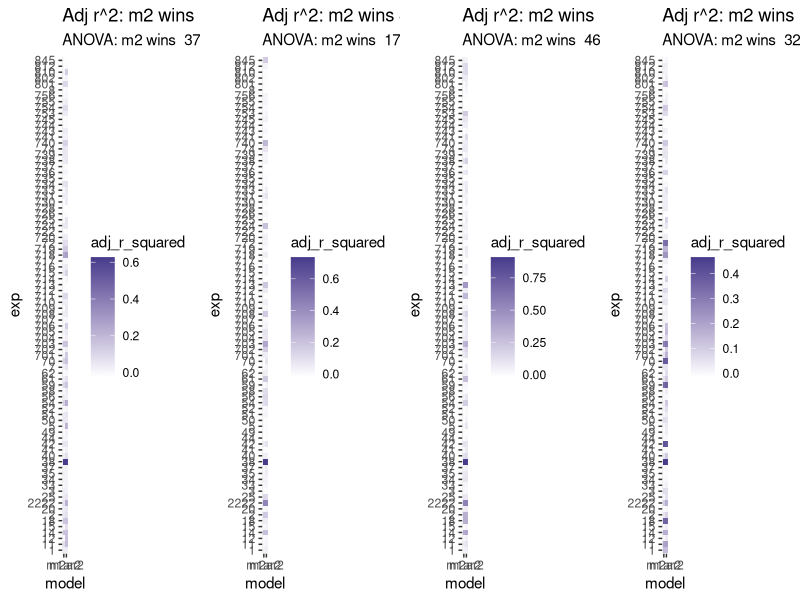
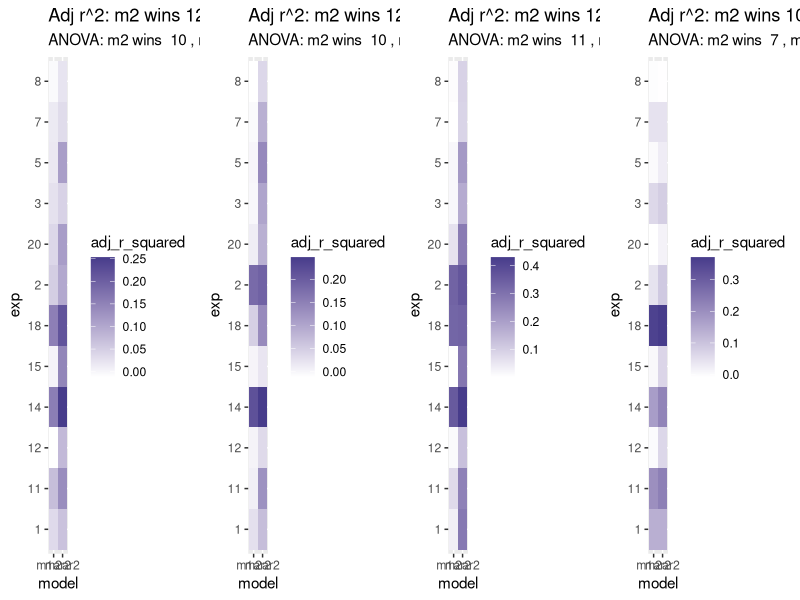
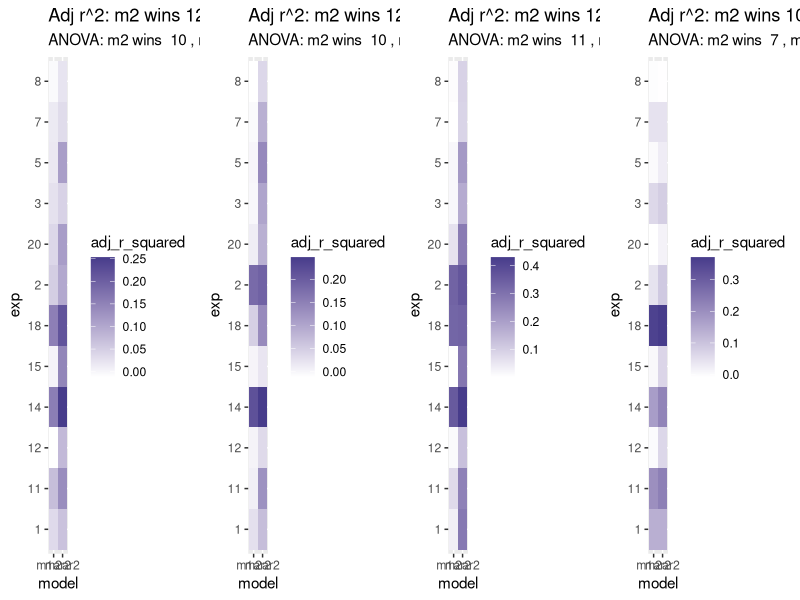
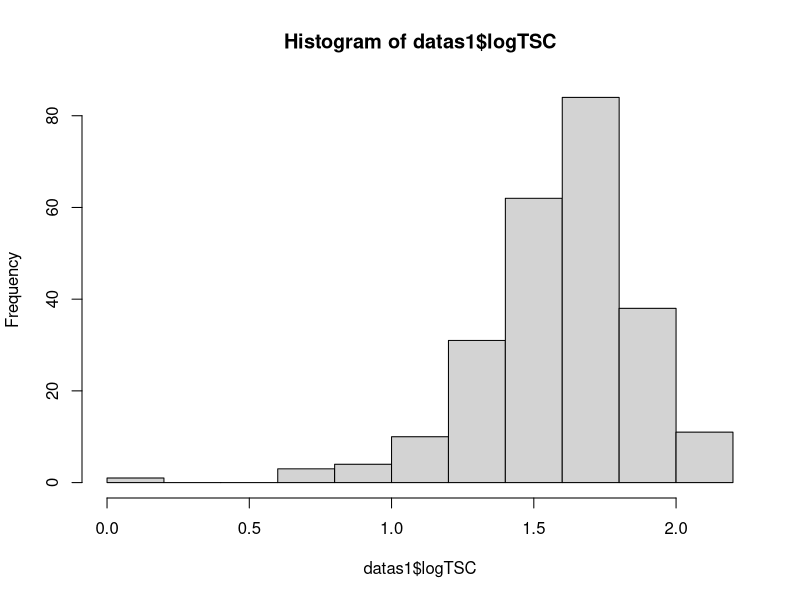
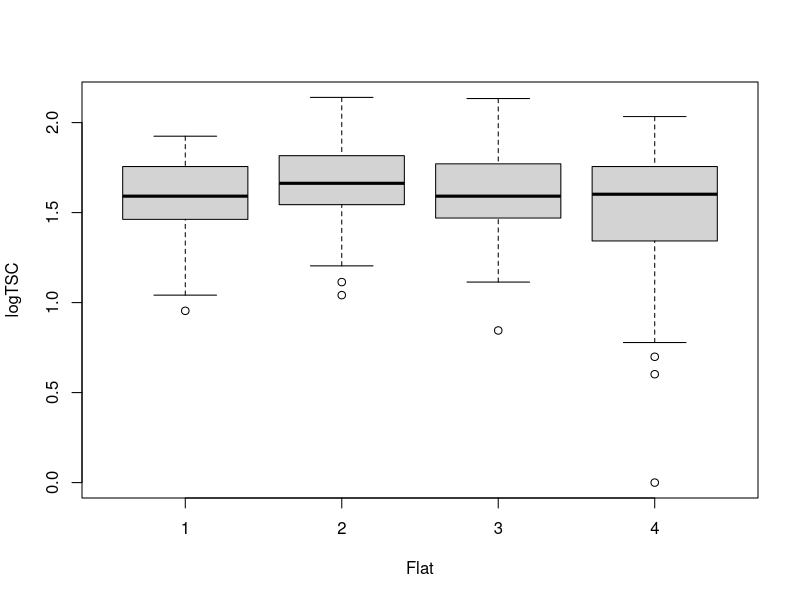
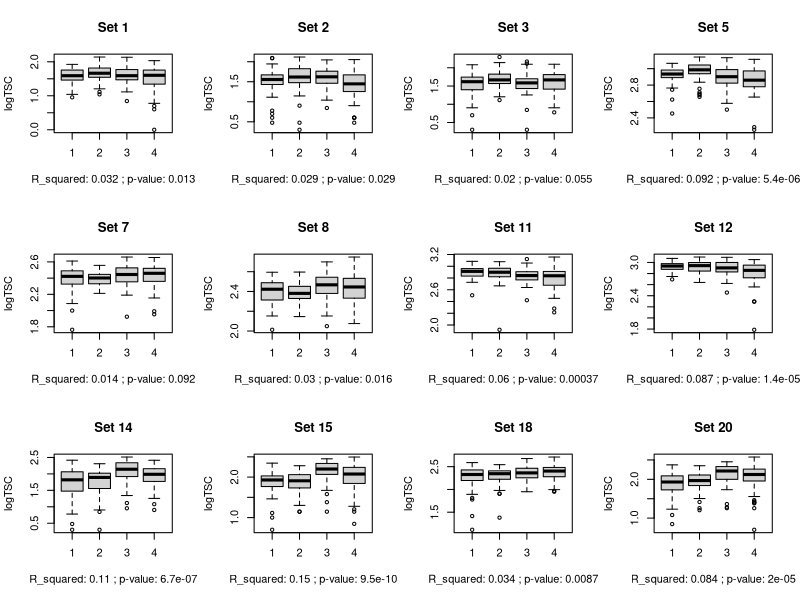
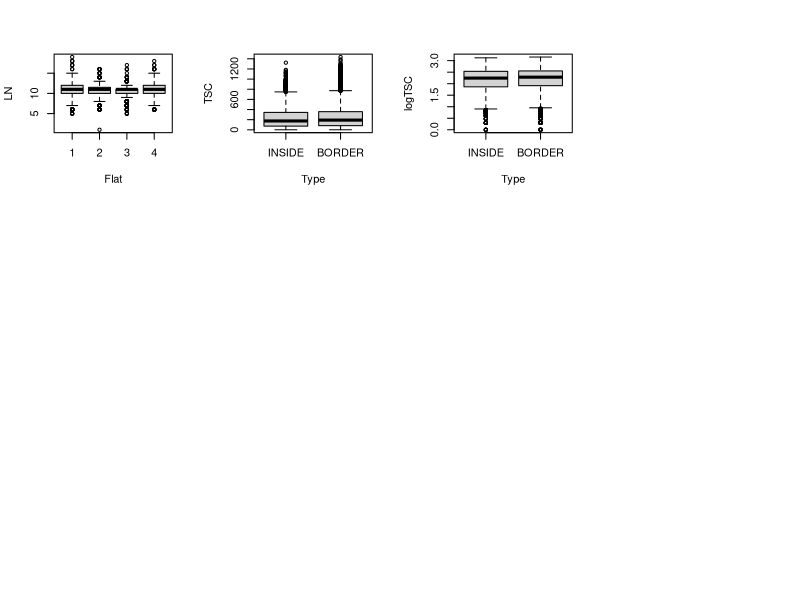
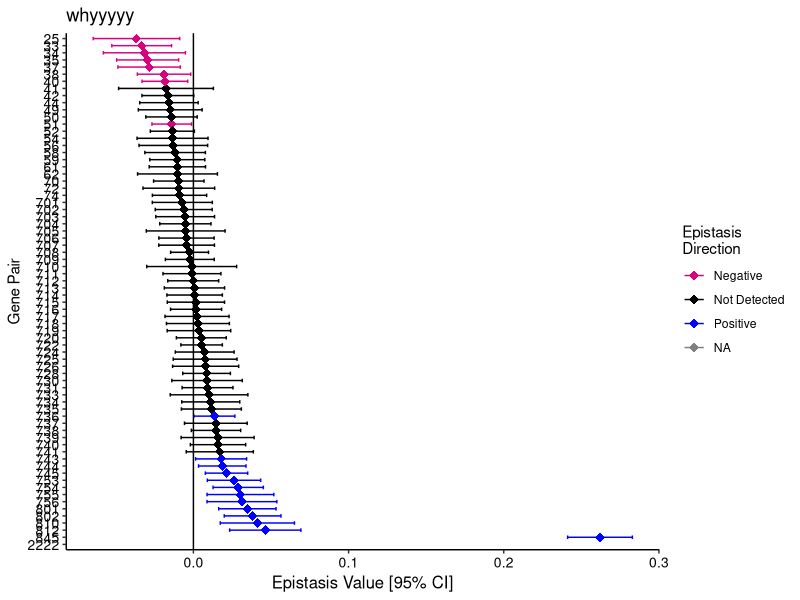

R code for these plots, in order: (Note: this script raises an error after producing the figures.)
# Script to get epistasis results from Arabidopsis fitness data
# on duplicated homologous genes. 
# By E Siler

## 1. Load libraries ----
library(lme4)
library(ggplot2)
library(dplyr)
library(ggpubr)
library(tidyr)
library(gridExtra)

## 2. Load data ----
data = read.delim("data/Fitness_data_83_sets_24Jan2023.txt", sep = "\t", header = T)


## 3. Format data for analysis ----
numeric_cols <- c('LN', 'WO', "SPF", 'TSC', 'SH')
factor_cols <- c('Set', 'Flat', 'Row', 'Type', 'Genotype', 'MA', 'MB', 'Subline')

data <- data %>% mutate_at(numeric_cols, as.numeric)
data <- data %>% mutate_at(factor_cols, as.factor)

data$MA <- as.integer(data$MA == 'MUT')
data$MB <- as.integer(data$MB == 'MUT')
data$DM <- as.integer(data$Genotype == 'DM')

#I want INSIDE to be the default type (vs BORDER)
levels(data$Type) <- c('INSIDE', 'BORDER')

# create log total seed count 
data$logTSC <- log10(data$TSC)
data <- subset(data, is.finite(data$logTSC)) #remove nans

#In Sets, change 2r to 2222 (it is a repeat of exp 2)
level_2r <- which(levels(data$Set) == '2r')
levels(data$Set)[level_2r] <- 2222

#the setlist is the list of plant sets I'm looking at. 
#Should review this -- supposedly contain duplicate genes. 
setlist <- as.character(sort(as.integer(levels(data$Set))))
sets_with_flats <- as.character(sort(as.integer(as.character(unique(data$Set[data$Flat == '2'])))))
sets_without_flats <- setlist[!(setlist %in% sets_with_flats)]


#Load in manual gene name data.
genenamekey <- read.csv('data/genenamekey_cleaned.csv', header = T)
genenamekey <- select(genenamekey, -1)
tail(genenamekey)

#Convert sets to integer to merge w genenamekey dataset
data$Set_int <- as.integer(as.character(data$Set))

#Merge data with gene name dataset
dataj <- left_join(data, genenamekey, by=c('Set_int' = 'Set'))

# remove extra columns. rename columns. 
data <- select(dataj, -Set_int)
data <- rename(data,locusA = MA.y)
data <- rename(data,locusB = MB.y)
data <- rename(data, MA = MA.x, MB = MB.x)

factor_cols_2 <- c('locusA', 'locusB', 'ma', 'mb', 'ma2', 'mb2', 'mutant_name')
data <- data %>% mutate_at(factor_cols_2, as.factor)

rm(dataj)
tail(data)
str(data)

## 4. Generate Models ----
f.tsc <- formula(logTSC ~ MA + MB + DM )
f.tsc.e <- formula(logTSC ~ MA + MB + DM + Type)
f.tsc.f <- formula(logTSC ~ MA + MB + DM + Flat)
f.tsc.ef <- formula(logTSC ~ MA + MB + DM + Type + Flat)
tsc_formulas <- c(f.tsc, f.tsc.e, f.tsc.f, f.tsc.ef)

f.ln <- formula(log10(LN) ~ MA + MB + DM)
f.ln.e <- formula(log10(LN) ~ MA + MB + DM + Type)
f.ln.f <- formula(log10(LN) ~ MA + MB + DM + Flat)
f.ln.ef <- formula(log10(LN) ~ MA + MB + DM + Type + Flat)

f.dtb <- formula(log10(DTB) ~ MA + MB + DM)
f.dtb.e <- formula(log10(DTB) ~ MA + MB + DM + Type)
f.dtb.f <- formula(log10(DTB) ~ MA + MB + DM + Flat)
f.dtb.ef <- formula(log10(DTB) ~ MA + MB + DM + Type + Flat)

f.spf <- formula(log10(SPF) ~ MA + MB + DM)
f.spf.e <- formula(log10(SPF) ~ MA + MB + DM + Type)
f.spf.f <- formula(log10(SPF) ~ MA + MB + DM + Flat)
f.spf.ef <- formula(log10(SPF) ~ MA + MB + DM + Type + Flat)

#Make a collection of dummy df for model prediction
#Dummy matrix for predictions
df_pred_dummy <- data.frame(MA  = c(0,1,0,1),
                            MB = c(0,0,1,1),
                            DM = c(0,0,0,1)
)
rownames(df_pred_dummy) = c("WT", "MA", "MB", "DM")

df_pred_dummy.e <- data.frame(MA  = c(0,1,0,1),
                            MB = c(0,0,1,1),
                            DM = c(0,0,0,1),
                            Type = c("INSIDE","INSIDE","INSIDE","INSIDE")
)
rownames(df_pred_dummy.e) = c("WT", "MA", "MB", "DM")
df_pred_dummy.e

df_pred_dummy.f <- data.frame(MA  = c(0,1,0,1),
                              MB = c(0,0,1,1),
                              DM = c(0,0,0,1),
                              Flat = c('1','1','1','1')
)

rownames(df_pred_dummy.f) = c("WT", "MA", "MB", "DM")
df_pred_dummy.f

rownames(df_pred_dummy) = c("WT", "MA", "MB", "DM")

df_pred_dummy.ef <- data.frame(MA  = c(0,1,0,1),
                              MB = c(0,0,1,1),
                              DM = c(0,0,0,1),
                              Type = c("INSIDE","INSIDE","INSIDE","INSIDE"),
                              Flat = c('1','1','1','1')
)
rownames(df_pred_dummy.ef) = c("WT", "MA", "MB", "DM")
df_pred_dummy.ef



## 5. Model Comparison and Selection: CAN SKIP TO PART 7 HERE----

#takes experiment number, dataframe, and two fomulas
#returns model 1 adjusted r-squared,
#model 2 adjusted r-squared, and
#anova p-value
mod_comp_fit <- function(exp, df, f1, f2){
  dfsubset <- subset(df, Set == exp)
  m1 <- lm(f1, dfsubset) 
  m2 <- lm(f2, dfsubset)
  sm1 <- summary(m1)
  sm2 <- summary(m2)
  a <- anova(m1,m2)
  m1ar2 <- sm1$adj.r.squared
  m2ar2 <- sm2$adj.r.squared
  apval <- a$`Pr(>F)`[2]
  results <- data.frame(exp, m1ar2, m2ar2, apval)
  #print(results)
  return(results)
}

#mod_comp_fit(11, data, f.tsc, f.tsc.e) #test data

#Input data, list of experiments, and formulas
#Output a dataframe of model comp stats
mod_comp_fit_loop <- function(explist, df, f1, f2){
  dfr = NULL
  for(i in explist){
    r <- mod_comp_fit(i,df=df,f1=f1,f2=f2)
    dfr=rbind(dfr, r)
  }
  return(dfr)
}

## 6. Generate model comparison heat maps----
make_r2_heatmap <- function(df, main='Title'){
  #number with significant pvals from anova
  edge_exps <- df$exp[(df$apval < .05)]
  no_edge_exps <- df$exp[(df$apval >= .05)]
  nume <- length(edge_exps)
  numnoe <- length(no_edge_exps)
  #number where adj r2 is higher for edge model
  nume2 <- sum(df$m2ar2 > df$m1ar2)
  numnoe2 <- sum(df$m2ar2 <= df$m1ar2)
  #SUMMARY DATA
  r <- paste('ANOVA: m2 wins ', nume, 
             ', m1 wins ', numnoe)
  r2 <- paste('Adj r^2: m2 wins', nume2,
              ', m1 wins ', numnoe2)
  #convert to long for heatmap I guess
  df_m <- df %>% pivot_longer(cols= c('m1ar2', 'm2ar2'),
                              names_to='model',
                              values_to='adj_r_squared')
  #CREATE PLOT
  ggplot(df_m, aes(model, exp, fill=adj_r_squared)) +
    geom_tile() +
    scale_fill_gradient(low="white", high="slateblue4") +
    labs(title = r2, subtitle = r)
}

#### 6a: Edge vs. no edge----
#make dfs for model comps
df_comp_tsc_edge <- mod_comp_fit_loop(setlist, data, f.tsc, f.tsc.e)
df_comp_ln_edge <- mod_comp_fit_loop(setlist, data, f.ln, f.ln.e)
df_comp_dtb_edge <- mod_comp_fit_loop(setlist, data, f.dtb, f.dtb.e)
df_comp_spf_edge <- mod_comp_fit_loop(setlist, data, f.spf, f.spf.e)

#Generates model comp heat maps and results
#for edge effects with different y variables
p9 <- make_r2_heatmap(df_comp_tsc_edge)
p10 <- make_r2_heatmap(df_comp_ln_edge)
p11 <- make_r2_heatmap(df_comp_dtb_edge)
p12 <- make_r2_heatmap(df_comp_spf_edge)

grid.arrange(p9, p10, p11, p12, nrow=1)
#conclusion: inconclusive

#### 6b: Flat vs. No Flat ----
df_comp_tsc_flat <- mod_comp_fit_loop(sets_with_flats, data, f.tsc, f.tsc.f)
df_comp_ln_flat <- mod_comp_fit_loop(sets_with_flats, data, f.ln, f.ln.f)
df_comp_dtb_flat <- mod_comp_fit_loop(sets_with_flats, data, f.dtb, f.dtb.f)
df_comp_spf_flat <- mod_comp_fit_loop(sets_with_flats, data, f.spf, f.spf.f)

p1 <- make_r2_heatmap(df_comp_tsc_flat)
p2 <- make_r2_heatmap(df_comp_ln_flat)
p3 <- make_r2_heatmap(df_comp_dtb_flat)
p4 <- make_r2_heatmap(df_comp_spf_flat)

grid.arrange(p1,p2,p3,p4,nrow=1)
#Conclusion: include flat

#### 6c: Flat with and without edge effects----
df_comp_tsc_flat_e <- mod_comp_fit_loop(sets_with_flats, data, f.tsc.f, f.tsc.ef)
df_comp_ln_flat_e <- mod_comp_fit_loop(sets_with_flats, data, f.ln.f, f.ln.ef)
df_comp_dtb_flat_e <- mod_comp_fit_loop(sets_with_flats, data, f.dtb.f, f.dtb.ef)
df_comp_spf_flat_e <- mod_comp_fit_loop(sets_with_flats, data, f.spf.f, f.spf.ef)

p5 <- make_r2_heatmap(df_comp_tsc_flat)
p6 <- make_r2_heatmap(df_comp_ln_flat)
p7 <- make_r2_heatmap(df_comp_dtb_flat)
p8 <- make_r2_heatmap(df_comp_spf_flat)

grid.arrange(p5,p6,p7,p8,nrow=1)
#Conclusion: Always separate out flat experiments and include flat. 


#Run analysis with and without edge effects. 
#### 6d: EDA Model Comparison ----

#subset set 1
datas1 <- subset(data, data$Set == 1)

#PLot data -- flat doesn't look that important
hist(datas1$logTSC)
plot(logTSC ~ Flat, data = datas1)

#No significant difference caused by flat show in this model
mod1 <- lm(logTSC ~ Flat, data=datas1)
summary(mod1)

#Compare model w and w/out flat
mod2 <- lm(logTSC ~ MA + MB + DM + Flat, data=datas1, na.action = na.exclude)
mod3 <- lmer(logTSC ~ MA + MB + DM + (1|Flat), data=datas1, na.action = na.exclude)

summary(mod2)
summary(mod3)

anova(mod1, mod2)

##Function to plot effects of flat

flatfunclogTSC <- function(x) {
  datan <- subset(data, data$Set == x)
  modn <- lm(logTSC ~ Flat, data=datan)
  modn <- summary(modn)
  r_squared <- modn$adj.r.squared
  P_val <- pf(modn$fstatistic[1],              # Applying pf() function
     modn$fstatistic[2],
     modn$fstatistic[3],
     lower.tail = FALSE)
  stats <- paste("R_squared:", signif(r_squared, digits=2),";", "p-value:", signif(P_val,digits=2))
  plot(logTSC ~ Flat, data = datan, main = paste("Set",x), xlab=stats)
}

#flatfunclogTSC(20)


par(mfrow = c(3, 4))
for (i in sets_with_flats) {
  flatfunclogTSC(i)
}

data_from_flats <- subset(data, data$Set %in% sets_with_flats)

plot(LN ~ Flat, data = data_from_flats)
m_allflats <- lm(LN ~ Flat, data = data_from_flats)
summary(m_allflats)
#add gene names
#Change sig_score to something else

#do this analysis for the mapk data
#(and make cool heat map for same)

plot(TSC ~ Type, data=data)
plot(logTSC ~ Type, data=data)

m_edgemiddle <- lm(TSC ~ Type, data=data)
summ <- summary(m_edgemiddle)
summ$adj.r.squared
p <- pf(summ$fstatistic[1],              # Applying pf() function
   summ$fstatistic[2],
   summ$fstatistic[3],
   lower.tail = FALSE)

#~~~~~~~~~~~~~~~~~~~~~~~~~~~~~~~~~~~~~~~~~~~~~~~~~~~~~~~~~~~~~~~~~~~~~~~~~~~~~~~~~

## 7. Get epistasis results and crank out graphs ----

# should be a total of 8 figs as currently requested
#tsc, ln, dtb, and spf with and without edge effects. 
#But exps with flat effect need to be modeled separately 

### Functions for this epistasis plotting: ----

#1. Get_epi_stats. Gets epistasis values for plant set. 
# Returns a vector of relevant values

#Dummy matrix for predictions

get_epi_stats <- function(plantset, formula, df_pred, df){
  dfsubset <- subset(df, Set == plantset)
  model <- lm(formula, data=dfsubset, na.action = na.exclude)
  #Extract stats
  e_est <- as.numeric(coef(model)['DM'])
  lowerCI <- confint(model)[4,1]
  upperCI <- confint(model)[4,2]
  rsquared <- summary(model)$adj.r.squared
  pval_e <- as.numeric(summary(model)$coefficients[,4]['DM'])
  
  pred_fit = predict(model, df_pred, interval="confidence") 
  pred_rel_fit = pred_fit/pred_fit[1,1]
  #Return stats
  result <- c(plantset, e_est, lowerCI, upperCI, rsquared, pval_e, pred_rel_fit)

  return(result)
}

tmp <- get_epi_stats(2222, f.tsc, df_pred_dummy, data) #Need to make dummy frame flexible based on model
tmp


resultlist <- list()

for (i in sets_with_flats){
  v <- get_epi_stats(i, formula=f.tsc, df=data, df_pred=df_pred_dummy)
  resultlist[[i]] <- as.numeric(v)
}

#2. Gets all epistasis values for trait. 
# Returns a dataframe w epistasis values that you can then plot with plot_epi_forest
get_epistasis_for_formula <- function(plantsets, formula, df_pred, df) {
  
  resultlist <- list()
  
  for (i in plantsets){
    v <- get_epi_stats(i, formula=formula, df=df, df_pred=df_pred)
    resultlist[[i]] <- as.numeric(v)
  }
  these_rownames =  c('Set', 'e_est', 'lowerCI', 'upperCI', 'rsquared', 'pval_e', 
                      'WT_w', 'MA_w', 'MB_w', 'DM_w', 
                      'WT_w_lci', 'MA_w_lci', 'MB_w_lci', 'DM_w_lci', 
                      'WT_w_uci', 'MA_w_uci', 'MB_w_uci', 'DM_w_uci')
  df_result <- as.data.frame(t(as.data.frame(resultlist, 
                                             row.names = these_rownames,
                                             byrow=FALSE)))
  #Order by epi value
  df_results <- arrange(df_result, e_est)
  df_results$row <- c(1:1:dim(df_results)[1])
  df_results <- df_results %>% mutate(Epistasis_Direction = case_when(lowerCI < 0 & upperCI < 0  ~ 'Negative',
                                                                      lowerCI > 0 & upperCI > 0 ~ 'Positive',
                                                                      lowerCI <=  0 & upperCI >= 0 ~ 'Not Detected'))
  #Add gene names
  set_key = unique(df[c("Set","mutant_name")])
  df_results = merge(df_results, set_key)
  #Return results
  return(df_results)
}
#test
test_results2 <- get_epistasis_for_formula(sets_without_flats, f.dtb, df_pred_dummy, data)
test_results2 


# plot_epi_forest: This function makes a rad epistasis forest plot for all the genes. Woohoo!
# Returns a ggplot plot
plot_epi_forest <- function(epi_data, main="Title") {
  print(str(epi_data))
  plot <- ggplot(epi_data, aes(y = row, x = e_est, color=Epistasis_Direction, ymin=1, ymax=dim(epi_data)[1])) +
    geom_point(shape = 18, size = 3) +  
    geom_errorbarh(aes(xmin = lowerCI, xmax = upperCI), height = 0.5) +
    geom_vline(xintercept = 0, color = "black", cex = .5) +
    scale_y_continuous(name = "Gene Pair", 
                       breaks=1:dim(epi_data)[1], 
                       labels = epi_data$Set, 
                       trans = "reverse", 
                       expand = c(0,0.5)) +
    ggtitle(main) +
    xlab("Epistasis Value [95% CI]") +
    scale_color_manual('Epistasis\nDirection',values = c("#D9027D", 'black', 'blue')) +
    theme_bw() +
    theme(panel.border = element_blank(),
          panel.background = element_blank(),
          panel.grid.major = element_blank(), 
          panel.grid.minor = element_blank(), 
          axis.line = element_line(colour = "black"),
          axis.text.y.left = element_text(size = 10, colour = "black"),
          axis.text.y = element_text(size = 12, colour = "black"),
          axis.text.x.bottom = element_text(size = 10, colour = "black"),
          axis.title.x = element_text(size = 12, colour = "black"))
  plot
}

plot_epi_forest(test_results2, main="whyyyyy")


#### Figures ----

#Results Plotting Function DELUX EDITION!!!
forest_plot_delux <- function(f1_flats, f2_notflats, main="Title"){
  df_f <- get_epistasis_for_formula(sets_with_flats, f1_flats)
  df_wof <- get_epistasis_for_formula(sets_without_flats, f2_notflats)
  df2 <- rbind(df_f, df_wof)
  df2 <- arrange(df2, e_est)
  df2['row'] <- (1:(dim(df2)[1]))
  fplot <- plot_epi_forest(df2, main = main)           
  return(fplot)
}

forest_plot_delux(f.tsc.ef, f.tsc.e, "Epistasis | Total Seed Count | With Edge Effects")


#TSC results not edgy
efp_tsc <- forest_plot_delux(f.tsc.f, f.tsc, "Epistasis | Total Seed Count | No Edge Effects")

#TSC results edgy
efp_tsc_e <- forest_plot_delux(f.tsc.ef, f.tsc.e, "Epistasis | Total Seed Count | With Edge Effects")

#DTB results not edgy
efp_dtb <- forest_plot_delux(f.dtb.f, f.dtb, "Epistasis | Days To Bolt | No Edge Effects")

#DTB results edgy
efp_dtb_e <- forest_plot_delux(f.dtb.ef, f.dtb.e, "Epistasis | Days To Bolt | With Edge Effects")

#LN results not edgy
efp_ln <- forest_plot_delux(f.ln.f, f.ln, "Epistasis | Leaf Number | No Edge Effects")

#LN results edgy
efp_ln_e <- forest_plot_delux(f.ln.ef, f.ln.e, "Epistasis | Leaf Number | With Edge Effects")

#SPF results not edgy
efp_spf <- forest_plot_delux(f.spf.f, f.spf, "Epistasis | Seeds Per Fruit | No Edge Effects")

#SPF results edgy
efp_spf_e <- forest_plot_delux(f.spf.ef, f.spf.e, "Epistasis | Seeds Per Fruit | With Edge Effects")

## Multiplots THE BIG PIG!~~~~

#ggarrange(efp_tsc, efp_tsc_e, nrow=1, legend='right',common.legend = TRUE)
#ggarrange(efp_dtb, efp_dtb_e, nrow=1, legend='right',common.legend = TRUE)
#ggarrange(efp_ln, efp_ln_e, nrow=1, legend='right',common.legend = TRUE)
#ggarrange(efp_spf, efp_spf_e, nrow=1, legend='right',common.legend = TRUE)
# Use models w no edge effects. Edge effects -> supplement

## Create Forest Plots W Gene Names That Compare Different Fitness Values ----
ggarrange(efp_tsc_e, efp_dtb_e, efp_ln_e, efp_spf_e,nrow=1,legend='right',common.legend=T)

#Step 1: Get Y scale from efp_tcs_e
#hack to extract y axis order
forest_plot_delux_axishack <- function(f1_flats, f2_notflats, main="Title"){
  df_f <- get_epistasis_for_formula(sets_with_flats, f1_flats)
  df_wof <- get_epistasis_for_formula(sets_without_flats, f2_notflats)
  df2 <- rbind(df_f, df_wof)
  df2 <- arrange(df2, e_est)
  df2['row'] <- (1:(dim(df2)[1]))
  return(df2$Set)
}
common_y_axis <- (forest_plot_delux_axishack(f.tsc.ef, f.tsc.e, "Epistasis | Total Seed Count | With Edge Effects"))

common_y_axisf <- as.factor(common_y_axis)
#only changes lables, doesn't change y order
#Does not work


efp_dtb_eo <- efp_dtb_e + scale_y_continuous(name="help!",
                                             breaks=1:length(common_y_axis),
                                             limits = common_y_axisf,
                                             labels = common_y_axis,
                                             )

ggarrange(efp_dtb_e, efp_dtb_eo, efp_tsc_e, nrow=1)

scale_y_continuous(name = "Gene Pair", 
                   breaks=1:dim(epi_data)[1], 
                   labels = epi_data$Set, 
                   trans = "reverse", 
                   expand = c(0,0.5)) 
  
  
  
# Is the coefficient for A and B fitness in the linear model  their relative fitness? ----

# 1. Get mean relative fitness (for set 38 as an example)
dataset38 = data[which(data$Set==38), ]

means_set38 = dataset38 %>%
  group_by(Genotype) %>%
  summarise_at(vars(TSC, logTSC, DTB, SN, SPF), list(mean = mean))

means_set38

rel_fitness_38 = means_set38 %>% mutate(across(where(is.numeric), ~./.[Genotype == "WT"]))

# 2. Get lm coefficients for set 38
model38 <- lm(f.tsc, data=dataset38, na.action = na.exclude)

summary(model38)

df_pred_dummy <- data.frame(MA  = c(0,1,0,1),
                  MB = c(0,0,1,1),
                  DM = c(0,0,0,1)
)
rownames(df_pred_dummy) = c("WT", "MA", "MB", "DM")
df_pred_dummy

pred_38 = predict(model38, df_pred_dummy, interval="confidence") ## Value estimates w confints!!!

wt_38_logtsc = pred_38[1,1]

correct_answer_38 = pred_38/wt_38_logtsc #Normalized! But is it legit to normalized confidence intervals? Seems sketchy.
correct_answer_38 ##GETS CORRECT REL FITNESS...BUT ARE CIs CORRECT? (result: Yes.)
rel_fitness_38

#PRE-NORMALIZE RESULTS TO WT AND COMPARE CIs

#normalize logTSC to WT
dataset38['logTSC.norm'] = dataset38['logTSC']/wt_38_logtsc
str(dataset38)
#Make model
f.tscnorm <- formula(logTSC.norm ~ MA + MB + DM )
model38norm <- lm(f.tscnorm, data=dataset38, na.action = na.exclude)
summary(model38norm)
pred_38_norm = predict(model38norm, df_pred_dummy, interval="confidence")
pred_38_norm
correct_answer_38 #Phew CIs are correct.
all.equal(pred_38_norm, correct_answer_38)

set_38_means_df = as.data.frame.array(correct_answer_38)
set_38_means_df['Genotype'] = rownames(set_38_means_df)

level_order <- c("WT", "MA", "MB", "DM")

#Relative Fitness Bargraph w error bars sample! 
ggplot(set_38_means_df, aes(x = factor(Genotype, level = level_order), y = fit)) +
  geom_col() + 
  geom_errorbar(aes(x=Genotype, ymin=lwr, ymax=upr), width=0.3, color="grey", size=1) + 
  xlab("Genotype") +
  ylab("Relative Fitness") +
  ggtitle("Set 38: Rglg1 and Rglg2") +
  theme_classic()
  
#Works! Hooray!!
#Get variables to make dummy table for predictions
summary(model38norm)

str(coef(model38norm))

length(f.dtb.ef)
f.dtb.ef[[1]]
f.dtb.ef[[2]]
pred_vars <- f.dtb.ef[[3]] #WOOHOOOOOOO!

pred_vars_c = deparse(pred_vars)

pred_vars = strsplit(pred_vars_c, " . ")[[1]]


#Okay now get string in a format that can be used to fill in a table ----


j#Fig 2: Multiplot of Fitness Values by Genotype ----
#1. Fix NAs (2222s)
#2. Normalized by WT fitness
#3. Code by epistasis value
#4. Add CIs/error bars
#5. Add titles
facetplotprelim <- function(Fitness_Value){
  p <- ggplot(data, aes(x=Genotype, y=Fitness_Value)) + 
    geom_bar(position = "dodge",
              stat = "summary",
              fun = "mean") +
    facet_wrap(~mutant_name) +
    scale_x_discrete(limits = c("WT", "MA", "MB", "DM")) +
    theme_bw()
  
  return(p)
  }

facetplotprelim(data$TSC)
facetplotprelim(data$logTSC)
facetplotprelim(data$DTB)
facetplotprelim(data$LN)
facetplotprelim(data$SPF)
  
str(data)
